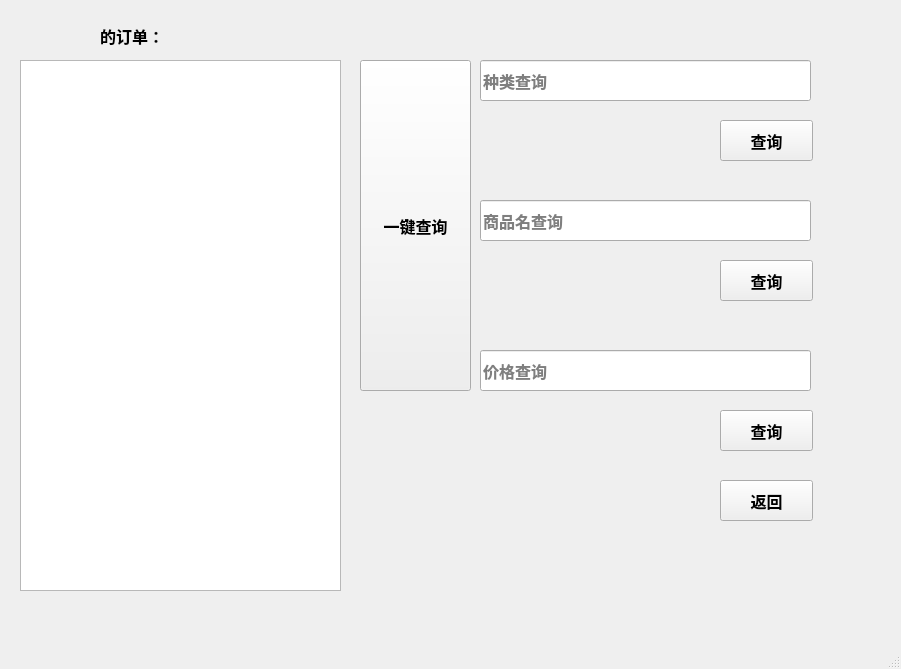
<?xml version="1.0" encoding="UTF-8"?>
<ui version="4.0">
 <class>Order</class>
 <widget class="QMainWindow" name="Order">
  <property name="geometry">
   <rect>
    <x>0</x>
    <y>0</y>
    <width>901</width>
    <height>669</height>
   </rect>
  </property>
  <property name="windowTitle">
   <string>订单界面</string>
  </property>
  <widget class="QWidget" name="centralwidget">
   <widget class="QListWidget" name="listWidget">
    <property name="geometry">
     <rect>
      <x>20</x>
      <y>60</y>
      <width>321</width>
      <height>531</height>
     </rect>
    </property>
    <property name="font">
     <font>
      <pointsize>9</pointsize>
      <weight>75</weight>
      <bold>true</bold>
     </font>
    </property>
   </widget>
   <widget class="QLineEdit" name="name_Edit">
    <property name="geometry">
     <rect>
      <x>480</x>
      <y>200</y>
      <width>331</width>
      <height>41</height>
     </rect>
    </property>
    <property name="font">
     <font>
      <pointsize>12</pointsize>
      <weight>75</weight>
      <bold>true</bold>
     </font>
    </property>
    <property name="placeholderText">
     <string>商品名查询</string>
    </property>
   </widget>
   <widget class="QPushButton" name="back_Button">
    <property name="geometry">
     <rect>
      <x>720</x>
      <y>480</y>
      <width>93</width>
      <height>41</height>
     </rect>
    </property>
    <property name="font">
     <font>
      <pointsize>12</pointsize>
      <weight>75</weight>
      <bold>true</bold>
     </font>
    </property>
    <property name="text">
     <string>返回</string>
    </property>
   </widget>
   <widget class="QPushButton" name="price_Button">
    <property name="geometry">
     <rect>
      <x>720</x>
      <y>410</y>
      <width>93</width>
      <height>41</height>
     </rect>
    </property>
    <property name="font">
     <font>
      <pointsize>12</pointsize>
      <weight>75</weight>
      <bold>true</bold>
     </font>
    </property>
    <property name="text">
     <string>查询</string>
    </property>
   </widget>
   <widget class="QLineEdit" name="price_Edit">
    <property name="geometry">
     <rect>
      <x>480</x>
      <y>350</y>
      <width>331</width>
      <height>41</height>
     </rect>
    </property>
    <property name="font">
     <font>
      <pointsize>12</pointsize>
      <weight>75</weight>
      <bold>true</bold>
     </font>
    </property>
    <property name="placeholderText">
     <string>价格查询</string>
    </property>
   </widget>
   <widget class="QPushButton" name="category_Button">
    <property name="geometry">
     <rect>
      <x>720</x>
      <y>120</y>
      <width>93</width>
      <height>41</height>
     </rect>
    </property>
    <property name="font">
     <font>
      <pointsize>12</pointsize>
      <weight>75</weight>
      <bold>true</bold>
     </font>
    </property>
    <property name="text">
     <string>查询</string>
    </property>
   </widget>
   <widget class="QPushButton" name="name_Button">
    <property name="geometry">
     <rect>
      <x>720</x>
      <y>260</y>
      <width>93</width>
      <height>41</height>
     </rect>
    </property>
    <property name="font">
     <font>
      <pointsize>12</pointsize>
      <weight>75</weight>
      <bold>true</bold>
     </font>
    </property>
    <property name="text">
     <string>查询</string>
    </property>
   </widget>
   <widget class="QLineEdit" name="category_Edit">
    <property name="geometry">
     <rect>
      <x>480</x>
      <y>60</y>
      <width>331</width>
      <height>41</height>
     </rect>
    </property>
    <property name="font">
     <font>
      <pointsize>12</pointsize>
      <weight>75</weight>
      <bold>true</bold>
     </font>
    </property>
    <property name="placeholderText">
     <string>种类查询</string>
    </property>
   </widget>
   <widget class="QPushButton" name="fast_Button">
    <property name="geometry">
     <rect>
      <x>360</x>
      <y>60</y>
      <width>111</width>
      <height>331</height>
     </rect>
    </property>
    <property name="font">
     <font>
      <pointsize>12</pointsize>
      <weight>75</weight>
      <bold>true</bold>
     </font>
    </property>
    <property name="text">
     <string>一键查询</string>
    </property>
   </widget>
   <widget class="QLabel" name="account_label">
    <property name="geometry">
     <rect>
      <x>30</x>
      <y>20</y>
      <width>71</width>
      <height>21</height>
     </rect>
    </property>
    <property name="font">
     <font>
      <pointsize>12</pointsize>
      <weight>75</weight>
      <bold>true</bold>
     </font>
    </property>
    <property name="text">
     <string/>
    </property>
   </widget>
   <widget class="QLabel" name="account_label_2">
    <property name="geometry">
     <rect>
      <x>100</x>
      <y>20</y>
      <width>71</width>
      <height>31</height>
     </rect>
    </property>
    <property name="font">
     <font>
      <pointsize>12</pointsize>
      <weight>75</weight>
      <bold>true</bold>
     </font>
    </property>
    <property name="styleSheet">
     <string notr="true"/>
    </property>
    <property name="text">
     <string>的订单：</string>
    </property>
   </widget>
  </widget>
  <widget class="QMenuBar" name="menubar">
   <property name="geometry">
    <rect>
     <x>0</x>
     <y>0</y>
     <width>901</width>
     <height>26</height>
    </rect>
   </property>
  </widget>
  <widget class="QStatusBar" name="statusbar"/>
 </widget>
 <resources/>
 <connections/>
</ui>
